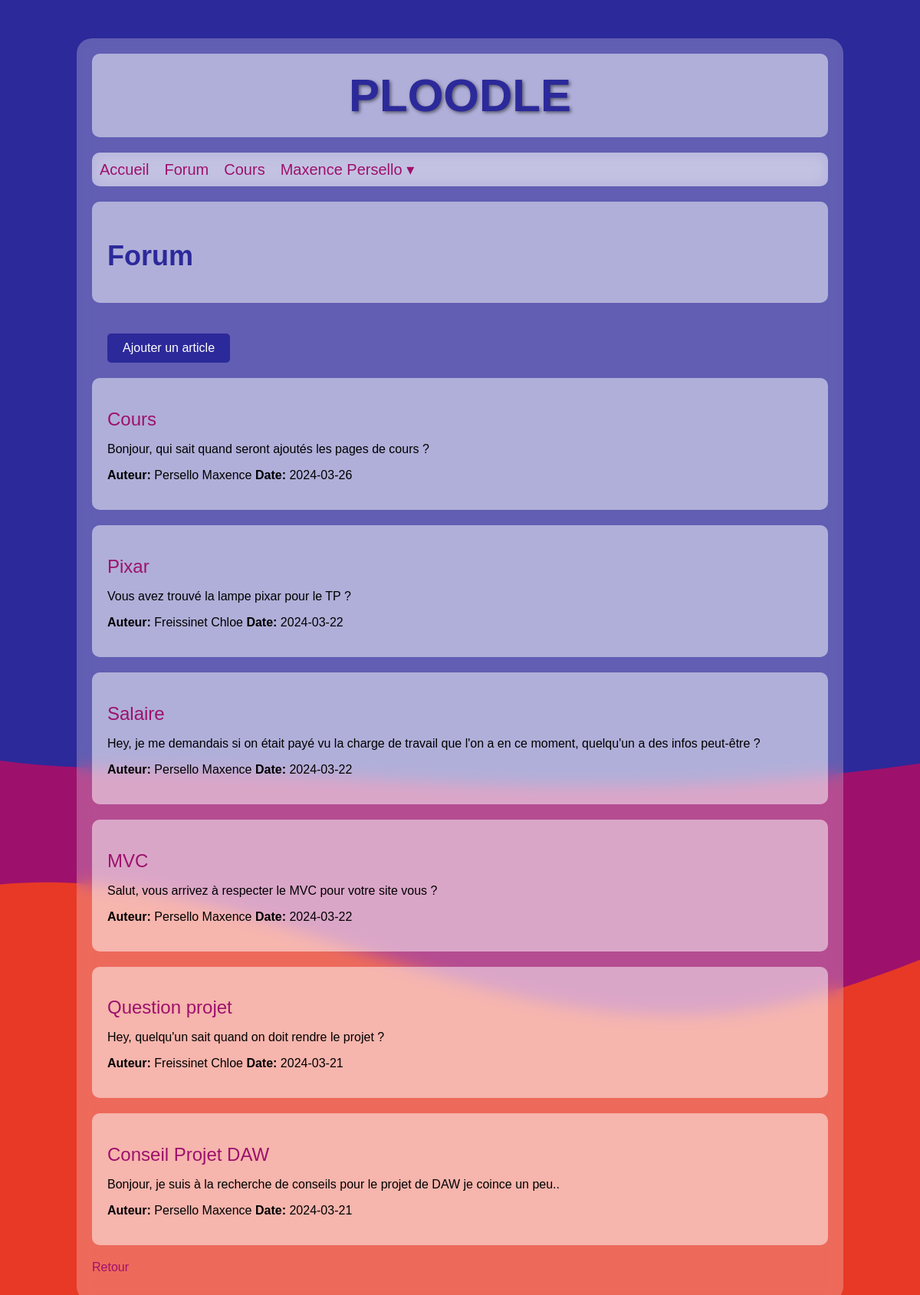
Page /?route=forum (signed in) on the committed database.
### tables this page shows
CREATE TABLE `article` (
  `arID` int(11) NOT NULL,
  `arTitre` text NOT NULL,
  `arContenu` text NOT NULL,
  `arAuteur` int(11) NOT NULL,
  `arDate` date NOT NULL
);

CREATE TABLE `user` (
  `usID` int(11) NOT NULL,
  `usNom` text NOT NULL,
  `usPrenom` text NOT NULL,
  `usLogin` text NOT NULL,
  `usPass` text NOT NULL,
  `usAdmin` tinyint(1) NOT NULL,
  `usNiveau` int(11) NOT NULL,
  `usFormation` int(11) NOT NULL
);

### models/forumModel.php (called while the page is built, shortened)
<?php
function getAllArticles(): array {
    $db = bdConnect();
    $query = "SELECT arID, arTitre, arContenu, usNom, usPrenom, arDate FROM article, user WHERE arAuteur = usID ORDER BY (arID) DESC";
    $stmt = $db->query($query);
    $articles = $stmt->fetchAll(PDO::FETCH_ASSOC);
    return $articles;
}

### views/forum_index.php (the view)
<?php
echo '<section><h1>Forum</h1></section>';
if (isset($_SESSION['usLogin'])) {
    if (isset($_GET['addArticle'])) {
        echo '<section class="add-forum-form">',
            '<h2>Ajouter un article</h2>',
            '<form action="?route=forum&saveArticle" method="post">',
                '<label for="arTitre">Titre</label>',
                '<input type="text" name="arTitre" placeholder="Titre de l\'article" required><br>',
                '<label for="arContenu">Contenu</label>',
                '<textarea name="arContenu" placeholder="Contenu de l\'article" required></textarea><br>',
                '<input type="submit" value="Publier"/>',
            '</form>',
        '</section>';
    } else {
        echo '<a href="?route=forum&addArticle" class="add-forum-button">Ajouter un article</a>';
    }
}
if (!empty($articles)) {
    foreach ($articles as $article) {
        echo '<section>';
        echo '<h2><a href="?route=forum&arID=' . $article['arID'] . '">' . $article['arTitre'] . '</a></h2>';
        echo '<p>' . $article['arContenu'] . '</p>';
        echo '<p><strong>Auteur:</strong> ' . $article['usNom'] . ' ' . $article['usPrenom'];
        echo ' <strong>Date:</strong> ' . $article['arDate'] . '</p>';
        echo '</section>';
    }
} else {
    echo '<p>Aucun article disponible pour le moment.</p>';
}

### styles/style2.css (style rules this page uses)
:root { --primary: rgb(44, 41, 154); --secondary: rgba(157, 17, 108, 1); --tertiary: rgba(231, 57, 37, 1); }
body { margin: 0; font-family: Arial, sans-serif; background: url('../img/wave.svg') no-repeat center center fixed; background-size: cover; }
section, .box { margin-bottom: 20px; padding: 20px; background: rgba(255, 255, 255, 0.5); border-radius: 10px; }
a, .clickable { color: var(--secondary); font-weight: 500; text-decoration: none; cursor: pointer; }
h1, h2, h3, h4 { font-weight: bold; color: var(--primary); }
h1 { font-size: 36px; margin-bottom: 20px; }
h2 { font-size: 24px; margin-bottom: 15px; }
.add-forum-button, .button { display: inline-block; padding: 10px 20px; background-color: var(--primary); color: white; border-radius: 5px; margin: 20px; }

### rows in the picture
article: arTitre "Cours", arContenu "Bonjour, qui sait quand seront ajoutés les pages de cours ?", arAuteur.usNom "Persello", arAuteur.usPrenom "Maxence", arDate "2024-03-26"
article: arTitre "Pixar", arContenu "Vous avez trouvé la lampe pixar pour le TP ?", arAuteur.usNom "Freissinet", arAuteur.usPrenom "Chloe", arDate "2024-03-22"
article: arTitre "Salaire", arContenu "Hey, je me demandais si on était payé vu la charge de travail que l'on a en ce moment, quelqu'un a des infos peut-être ?", arAuteur.usNom "Persello", arAuteur.usPrenom "Maxence", arDate "2024-03-22"
article: arTitre "MVC", arContenu "Salut, vous arrivez à respecter le MVC pour votre site vous ?", arAuteur.usNom "Persello", arAuteur.usPrenom "Maxence", arDate "2024-03-22"
article: arTitre "Question projet", arContenu "Hey, quelqu'un sait quand on doit rendre le projet ?", arAuteur.usNom "Freissinet", arAuteur.usPrenom "Chloe", arDate "2024-03-21"
article: arTitre "Conseil Projet DAW", arContenu "Bonjour, je suis à la recherche de conseils pour le projet de DAW je coince un peu..", arAuteur.usNom "Persello", arAuteur.usPrenom "Maxence", arDate "2024-03-21"

### other values in the picture
$_SESSION['usPrenom'] "Maxence"
$_SESSION['usNom'] "Persello"
